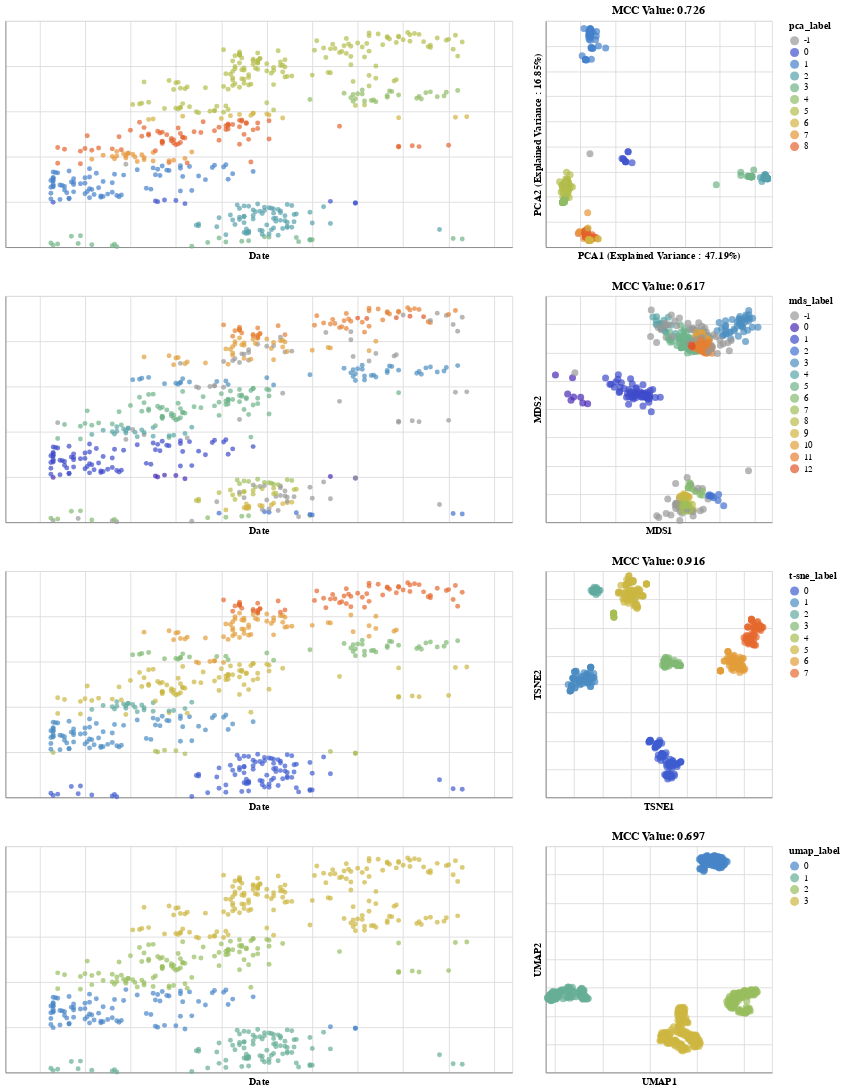

Notebook cell for this chart:
### Code cell
PCAMDS = alt.vconcat(PCAChart, MDSChart).resolve_scale(color='independent')
TSNEUMAP = alt.vconcat(TSNEChart, UMAPChart).resolve_scale(color='independent')
fullChart = alt.vconcat(PCAMDS, TSNEUMAP).resolve_scale(color='independent')
fullChart
fullChart.save(snakemake.output.fullChartHDBSCAN20182020)
save(fullChart, snakemake.output.fullChartHDBSCANPNG20182020, scale_factor=2.0)

### Figure 1 — Vega-Lite specification as saved in the notebook (floating-point values rounded to 4 significant figures; data arrays with more than 128 entries replaced by an {"elided": "..."} marker saying what was removed)
{"config": {"view": {"continuousWidth": 400, "continuousHeight": 300}}, "vconcat": [{"vconcat": [{"hconcat": [{"mark": "circle", "encoding": {"color": {"condition": {"type": "nominal", "field": "pca_label", "scale": {"domain": [-1.0, 0.0, 1.0, 2.0, 3.0, 4.0, 5.0, 6.0, 7.0, 8.0], "range": ["#999999", "#3F52CD", "#4681CA", "#57A1AD", "#70B487", "#90BC65", "#B4BD4C", "#D3B240", "#E59638", "#E4642E", "#DB2823"]}, "selection": "selector005"}, "value": "gray"}, "tooltip": [{"type": "nominal", "field": "strain"}, {"type": "nominal", "field": "clade_membership"}], "x": {"type": "quantitative", "axis": {"labels": false, "ticks": false}, "field": "date", "scale": {"domain": [2018.0, 2020.0]}, "title": "Date"}, "y": {"type": "quantitative", "axis": {"labels": false, "ticks": false}, "field": "y", "title": ""}}, "height": 250, "selection": {"selector005": {"type": "interval", "resolve": "global"}}, "width": 560}, {"mark": {"type": "circle", "size": 60}, "encoding": {"color": {"condition": {"type": "nominal", "field": "pca_label", "scale": {"domain": [-1.0, 0.0, 1.0, 2.0, 3.0, 4.0, 5.0, 6.0, 7.0, 8.0], "range": ["#999999", "#3F52CD", "#4681CA", "#57A1AD", "#70B487", "#90BC65", "#B4BD4C", "#D3B240", "#E59638", "#E4642E", "#DB2823"]}, "selection": "selector005"}, "value": "gray"}, "tooltip": [{"type": "nominal", "field": "strain"}, {"type": "nominal", "field": "clade_membership"}], "x": {"type": "quantitative", "axis": {"labels": false, "ticks": false}, "field": "pca1", "title": "PCA1 (Explained Variance : 47.19%)"}, "y": {"type": "quantitative", "axis": {"labels": false, "ticks": false}, "field": "pca2", "title": "PCA2 (Explained Variance : 16.85%)"}}, "height": 250, "selection": {"selector005": {"type": "interval", "resolve": "global"}}, "title": "MCC Value: 0.726", "width": 250}]}, {"hconcat": [{"mark": "circle", "encoding": {"color": {"condition": {"type": "nominal", "field": "mds_label", "scale": {"domain": [-1.0, 0.0, 1.0, 2.0, 3.0, 4.0, 5.0, 6.0, 7.0, 8.0, 9.0, 10.0, 11.0, 12.0], "range": ["#999999", "#492AB5", "#3F4CCB", "#4271CE", "#4C8FC0", "#5AA5A8", "#6DB38A", "#85BA6F", "#A0BE59", "#BBBC49", "#D2B340", "#E19F3A", "#E68033", "#E2562B", "#DB2823"]}, "selection": "selector006"}, "value": "gray"}, "tooltip": [{"type": "nominal", "field": "strain"}, {"type": "nominal", "field": "clade_membership"}], "x": {"type": "quantitative", "axis": {"labels": false, "ticks": false}, "field": "date", "scale": {"domain": [2018.0, 2020.0]}, "title": "Date"}, "y": {"type": "quantitative", "axis": {"labels": false, "ticks": false}, "field": "y", "title": ""}}, "height": 250, "selection": {"selector006": {"type": "interval", "resolve": "global"}}, "width": 560}, {"mark": {"type": "circle", "size": 60}, "encoding": {"color": {"condition": {"type": "nominal", "field": "mds_label", "scale": {"domain": [-1.0, 0.0, 1.0, 2.0, 3.0, 4.0, 5.0, 6.0, 7.0, 8.0, 9.0, 10.0, 11.0, 12.0], "range": ["#999999", "#492AB5", "#3F4CCB", "#4271CE", "#4C8FC0", "#5AA5A8", "#6DB38A", "#85BA6F", "#A0BE59", "#BBBC49", "#D2B340", "#E19F3A", "#E68033", "#E2562B", "#DB2823"]}, "selection": "selector006"}, "value": "gray"}, "tooltip": [{"type": "nominal", "field": "strain"}, {"type": "nominal", "field": "clade_membership"}], "x": {"type": "quantitative", "axis": {"labels": false, "ticks": false}, "field": "mds1", "title": "MDS1"}, "y": {"type": "quantitative", "axis": {"labels": false, "ticks": false}, "field": "mds2", "title": "MDS2"}}, "height": 250, "selection": {"selector006": {"type": "interval", "resolve": "global"}}, "title": "MCC Value: 0.617", "width": 250}]}], "resolve": {"scale": {"color": "independent"}}}, {"vconcat": [{"hconcat": [{"mark": "circle", "encoding": {"color": {"condition": {"type": "nominal", "field": "t-sne_label", "scale": {"domain": [0.0, 1.0, 2.0, 3.0, 4.0, 5.0, 6.0, 7.0], "range": ["#3E5DD0", "#4A8CC2", "#60AA9E", "#80B974", "#A6BE55", "#CBB742", "#E29D39", "#E56A2F", "#DB2823"]}, "selection": "selector007"}, "value": "gray"}, "tooltip": [{"type": "nominal", "field": "strain"}, {"type": "nominal", "field": "clade_membership"}], "x": {"type": "quantitative", "axis": {"labels": false, "ticks": false}, "field": "date", "scale": {"domain": [2018.0, 2020.0]}, "title": "Date"}, "y": {"type": "quantitative", "axis": {"labels": false, "ticks": false}, "field": "y", "title": ""}}, "height": 250, "selection": {"selector007": {"type": "interval", "resolve": "global"}}, "width": 560}, {"mark": {"type": "circle", "size": 60}, "encoding": {"color": {"condition": {"type": "nominal", "field": "t-sne_label", "scale": {"domain": [0.0, 1.0, 2.0, 3.0, 4.0, 5.0, 6.0, 7.0], "range": ["#3E5DD0", "#4A8CC2", "#60AA9E", "#80B974", "#A6BE55", "#CBB742", "#E29D39", "#E56A2F", "#DB2823"]}, "selection": "selector007"}, "value": "gray"}, "tooltip": [{"type": "nominal", "field": "strain"}, {"type": "nominal", "field": "clade_membership"}], "x": {"type": "quantitative", "axis": {"labels": false, "ticks": false}, "field": "tsne_x", "title": "TSNE1"}, "y": {"type": "quantitative", "axis": {"labels": false, "ticks": false}, "field": "tsne_y", "title": "TSNE2"}}, "height": 250, "selection": {"selector007": {"type": "interval", "resolve": "global"}}, "title": "MCC Value: 0.916", "width": 250}]}, {"hconcat": [{"mark": "circle", "encoding": {"color": {"condition": {"type": "nominal", "field": "umap_label", "scale": {"domain": [0.0, 1.0, 2.0, 3.0], "range": ["#4784C8", "#67AE95", "#98BD5E", "#CDB642", "#E68634"]}, "selection": "selector008"}, "value": "gray"}, "tooltip": [{"type": "nominal", "field": "strain"}, {"type": "nominal", "field": "clade_membership"}], "x": {"type": "quantitative", "axis": {"labels": false, "ticks": false}, "field": "date", "scale": {"domain": [2018.0, 2020.0]}, "title": "Date"}, "y": {"type": "quantitative", "axis": {"labels": false, "ticks": false}, "field": "y", "title": ""}}, "height": 250, "selection": {"selector008": {"type": "interval", "resolve": "global"}}, "width": 560}, {"mark": {"type": "circle", "size": 60}, "encoding": {"color": {"condition": {"type": "nominal", "field": "umap_label", "scale": {"domain": [0.0, 1.0, 2.0, 3.0], "range": ["#4784C8", "#67AE95", "#98BD5E", "#CDB642", "#E68634"]}, "selection": "selector008"}, "value": "gray"}, "tooltip": [{"type": "nominal", "field": "strain"}, {"type": "nominal", "field": "clade_membership"}], "x": {"type": "quantitative", "axis": {"labels": false, "ticks": false}, "field": "umap_x", "title": "UMAP1"}, "y": {"type": "quantitative", "axis": {"labels": false, "ticks": false}, "field": "umap_y", "title": "UMAP2"}}, "height": 250, "selection": {"selector008": {"type": "interval", "resolve": "global"}}, "title": "MCC Value: 0.697", "width": 250}]}], "resolve": {"scale": {"color": "independent"}}}], "data": {"name": "data-0666fb19bd9a9e7221f03410b2afc9ed"}, "resolve": {"scale": {"color": "independent"}}, "$schema": "https://vega.github.io/schema/vega-lite/v4.8.1.json", "datasets": {"data-0666fb19bd9a9e7221f03410b2afc9ed": {"elided": "474 records"}}}
